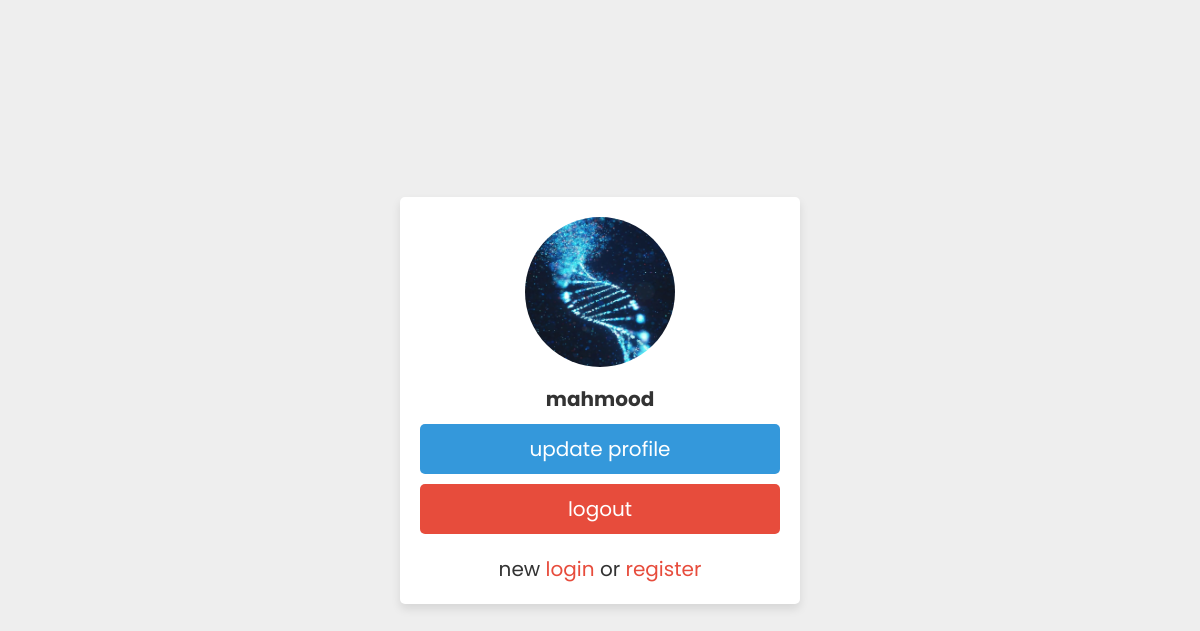
The app's page /login/home.php (signed in) with its own data.
### tables this page shows
CREATE TABLE `users` (
  `id` int(100) NOT NULL,
  `username` varchar(255) NOT NULL,
  `email` varchar(255) NOT NULL,
  `password` varchar(255) NOT NULL,
  `add_date` datetime NOT NULL,
  `active` bit(1) NOT NULL DEFAULT b'1',
  `role` varchar(255) NOT NULL DEFAULT 'user',
  `image` varchar(250) NOT NULL
);

### login/home.php (the view, shortened to what this page needs)
<?php
include 'config.php';
$user_id = $_SESSION['user_id'];
?>
<!DOCTYPE html>
<html lang="en">
<head>
    <link rel="stylesheet" href="css/style.css">
</head>
<body>
<div class="container">
   <div class="profile">
   <?php
   $stmt = $pdo->prepare("SELECT * FROM users WHERE id = :user_id");
   $stmt->bindParam(':user_id', $user_id);
   $stmt->execute();
   if($stmt->rowCount() > 0){
      $fetch = $stmt->fetch(PDO::FETCH_ASSOC);
   }
   if(empty($fetch['image'])){
      echo '<img src="images/default-avatar.png">';
   }else{
      echo '<img src="uploaded_img/'.$fetch['image'].'">';
   }
?>
      <h3><?php echo $fetch['username']; ?></h3>
      <a href="update_profile.php" class="btn">update profile</a>
      <a href="home.php?logout=<?php echo $user_id; ?>" class="delete-btn">logout</a>
      <p>new <a href="login.php">login</a> or <a href="register.php">register</a></p>
   </div>
</div>
</body>
</html>

### login/css/style.css (style rules this page uses)
:root { --blue:#3498db; --dark-blue:#2980b9; --red:#e74c3c; --dark-red:#c0392b; --black:#333; --white:#fff; --light-bg:#eee; --box-shadow:0 5px 10px rgba(0,0,0,.1); }
* { font-family: 'Poppins', sans-serif; margin:0; padding:0; box-sizing: border-box; outline: none; border: none; text-decoration: none; }
.btn, .delete-btn { width: 100%; border-radius: 5px; padding:10px 30px; color:var(--white); display: block; text-align: center; cursor: pointer; font-size: 20px; margin-top: 10px; }
.btn { background-color: var(--blue); }
.delete-btn { background-color: var(--red); }
.container { min-height: 100vh; background-color: var(--light-bg); display: flex; align-items: center; justify-content: center; padding:20px; }
.container .profile { padding:20px; background-color: var(--white); box-shadow: var(--box-shadow); text-align: center; width: 400px; border-radius: 5px; }
.container .profile img { height: 150px; width: 150px; border-radius: 50%; object-fit: cover; margin-bottom: 5px; }
.container .profile h3 { margin:5px 0; font-size: 20px; color:var(--black); }
.container .profile p { margin-top: 20px; color:var(--black); font-size: 20px; }
.container .profile p a { color:var(--red); }

### records on screen
users: image (picture), username "mahmood"
